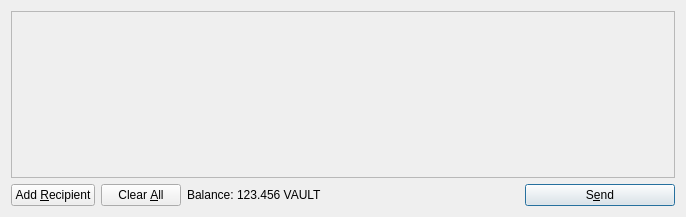
<?xml version="1.0" encoding="UTF-8"?>
<ui version="4.0">
 <class>SendCoinsDialog</class>
 <widget class="QDialog" name="SendCoinsDialog">
  <property name="geometry">
   <rect>
    <x>0</x>
    <y>0</y>
    <width>686</width>
    <height>217</height>
   </rect>
  </property>
  <property name="windowTitle">
   <string>Send Coins</string>
  </property>
  <layout class="QVBoxLayout" name="verticalLayout">
   <item>
    <widget class="QScrollArea" name="scrollArea">
     <property name="widgetResizable">
      <bool>true</bool>
     </property>
     <widget class="QWidget" name="scrollAreaWidgetContents">
      <property name="geometry">
       <rect>
        <x>0</x>
        <y>0</y>
        <width>666</width>
        <height>165</height>
       </rect>
      </property>
      <layout class="QVBoxLayout" name="verticalLayout_2">
       <property name="margin">
        <number>0</number>
       </property>
       <item>
        <layout class="QVBoxLayout" name="entries">
         <property name="spacing">
          <number>6</number>
         </property>
        </layout>
       </item>
       <item>
        <spacer name="verticalSpacer">
         <property name="orientation">
          <enum>Qt::Vertical</enum>
         </property>
         <property name="sizeHint" stdset="0">
          <size>
           <width>20</width>
           <height>40</height>
          </size>
         </property>
        </spacer>
       </item>
      </layout>
     </widget>
    </widget>
   </item>
   <item>
    <layout class="QHBoxLayout" name="horizontalLayout">
     <item>
      <widget class="QPushButton" name="addButton">
       <property name="toolTip">
        <string>Send to multiple recipients at once</string>
       </property>
       <property name="text">
        <string>Add &amp;Recipient</string>
       </property>
       <property name="icon">
        <iconset resource="../vaultcoin.qrc">
         <normaloff>:/icons/add</normaloff>:/icons/add</iconset>
       </property>
       <property name="autoDefault">
        <bool>false</bool>
       </property>
      </widget>
     </item>
     <item>
      <widget class="QPushButton" name="clearButton">
       <property name="sizePolicy">
        <sizepolicy hsizetype="Minimum" vsizetype="Fixed">
         <horstretch>0</horstretch>
         <verstretch>0</verstretch>
        </sizepolicy>
       </property>
       <property name="toolTip">
        <string>Remove all transaction fields</string>
       </property>
       <property name="text">
        <string>Clear &amp;All</string>
       </property>
       <property name="icon">
        <iconset resource="../vaultcoin.qrc">
         <normaloff>:/icons/remove</normaloff>:/icons/remove</iconset>
       </property>
       <property name="autoRepeatDelay">
        <number>300</number>
       </property>
       <property name="autoDefault">
        <bool>false</bool>
       </property>
      </widget>
     </item>
     <item>
      <layout class="QHBoxLayout" name="horizontalLayout_2">
       <property name="spacing">
        <number>3</number>
       </property>
       <item>
        <widget class="QLabel" name="label">
         <property name="text">
          <string>Balance:</string>
         </property>
        </widget>
       </item>
       <item>
        <widget class="QLabel" name="labelBalance">
         <property name="cursor">
          <cursorShape>IBeamCursor</cursorShape>
         </property>
         <property name="text">
          <string>123.456 VAULT</string>
         </property>
         <property name="textInteractionFlags">
          <set>Qt::LinksAccessibleByMouse|Qt::TextSelectableByKeyboard|Qt::TextSelectableByMouse</set>
         </property>
        </widget>
       </item>
      </layout>
     </item>
     <item>
      <spacer name="horizontalSpacer">
       <property name="orientation">
        <enum>Qt::Horizontal</enum>
       </property>
       <property name="sizeHint" stdset="0">
        <size>
         <width>40</width>
         <height>20</height>
        </size>
       </property>
      </spacer>
     </item>
     <item>
      <widget class="QPushButton" name="sendButton">
       <property name="minimumSize">
        <size>
         <width>150</width>
         <height>0</height>
        </size>
       </property>
       <property name="toolTip">
        <string>Confirm the send action</string>
       </property>
       <property name="text">
        <string>S&amp;end</string>
       </property>
       <property name="icon">
        <iconset resource="../vaultcoin.qrc">
         <normaloff>:/icons/send</normaloff>:/icons/send</iconset>
       </property>
       <property name="default">
        <bool>true</bool>
       </property>
      </widget>
     </item>
    </layout>
   </item>
  </layout>
 </widget>
 <resources>
  <include location="../vaultcoin.qrc"/>
 </resources>
 <connections/>
</ui>
